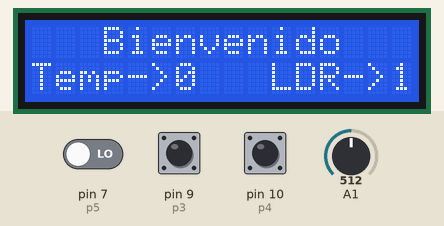
This sketch was run on a simulated Arduino Uno, built with avr-gcc and run on an emulated ATmega328P. Shown: 16×2 character LCD. The inputs (shaded band) are chosen by the test bench; at power-on: pin 9 (p3) LOW, pin 7 (p5) LOW, A1 = 512, pin 10 (p4) HIGH.

Above: at 1.2 s.
1.3 s: pin 9 (p3) driven HIGH
At 2.1 s:
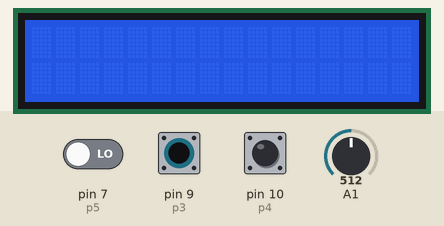
2.8 s: pin 7 (p5) driven HIGH
At 3.4 s:
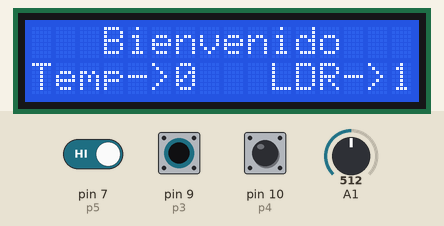
4.3 s: pin 9 (p3) pulsed LOW 2 times (0.12 s each, 0.3 s apart)
At 5.3 s:
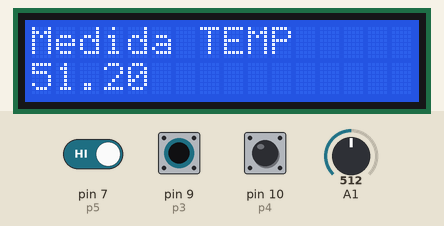
6.4 s: A1 set to 716
At 7.3 s:
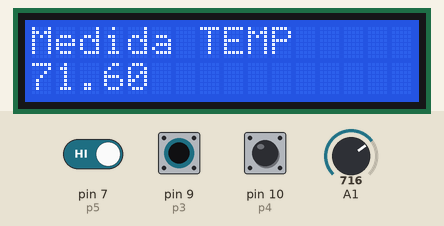
7.9 s: A1 set to 900
At 8.5 s:
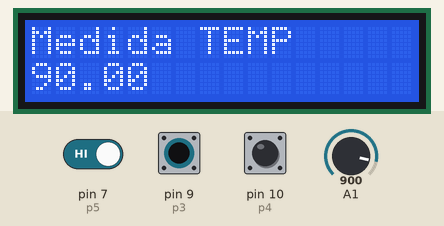
9.4 s: A1 set to 1023
At 9.7 s:
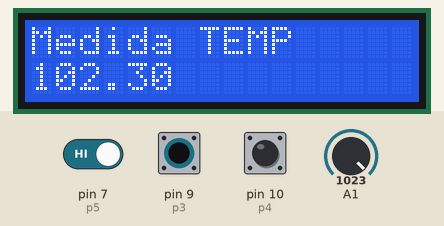
Timing chart, 0 to 11.9 s (numbered marks = the images above; inputs shaded):
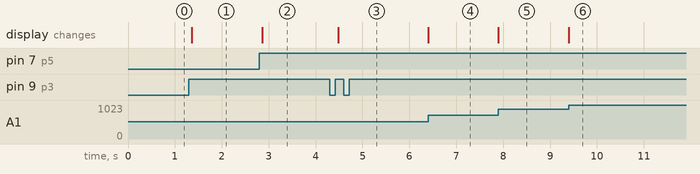

Measured:
- after the input at 1.3 s, the display: changes after 0.06 s (image 1)
- after the input at 2.8 s, the display: changes after 0.07 s (image 2)
- after the input at 4.3 s, the display: changes after 0.19 s (image 3)
- after the input at 6.4 s, the display: changes at once (image 4)
- after the input at 7.9 s, the display: changes at once (image 5)
- after the input at 9.4 s, the display: changes at once (image 6)

The sketch:

prueba.ino
```cpp
#include <LiquidCrystal.h>


LiquidCrystal lcd(12,11,5,4,3,2);
float luz;
float temp;

int  p5=7;
int  p3=9;
int  p4=10;


int zumb=48;
int Tiempo=100;


void setup(){

  pinMode(p5,INPUT);
  pinMode(p3,INPUT);
  pinMode(p4,INPUT);


  lcd.begin(16,2);
  lcd.print("   Bienvenido");
  lcd.setCursor(0,1);
  lcd.print("Temp->0   LDR->1");

}

int modo=0;

void loop(){

  if(!digitalRead(p4)==HIGH){
    while(!digitalRead(p4)==HIGH);
    modo=1;
    lcd.begin(16,2);
  }

  if(!digitalRead(p3)==HIGH){
    while(!digitalRead(p3)==HIGH);
    modo=2;
    lcd.begin(16,2);
  }

  if(!digitalRead(p5)==HIGH){
    while(!digitalRead(p5)==HIGH);
    modo=3;
    lcd.begin(16,2);
  }

  if(modo==1){
     lcd.setCursor(0,0);
     lcd.print("Medida LDR");
     lcd.setCursor(0,1);
     luz=analogRead(A0);
     lcd.print(luz/10);
  }

  if(modo==2){
     lcd.setCursor(0,0);
     lcd.print("Medida TEMP");
     lcd.setCursor(0,1);
     temp=analogRead(A1);
     lcd.print(temp/10);
  }

  if(modo==3){
    lcd.print("   Bienvenido");
    lcd.setCursor(0,1);
    lcd.print("Temp->0   LDR->1");

  }


}
```
